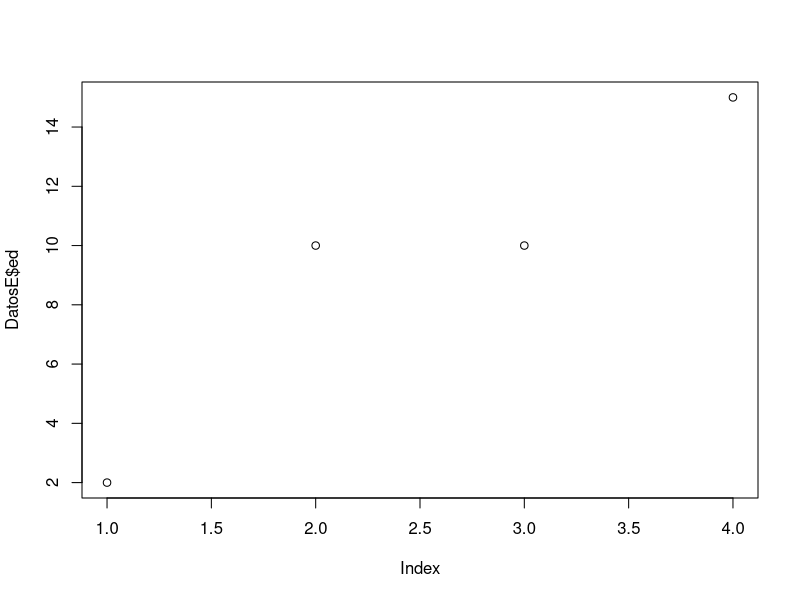
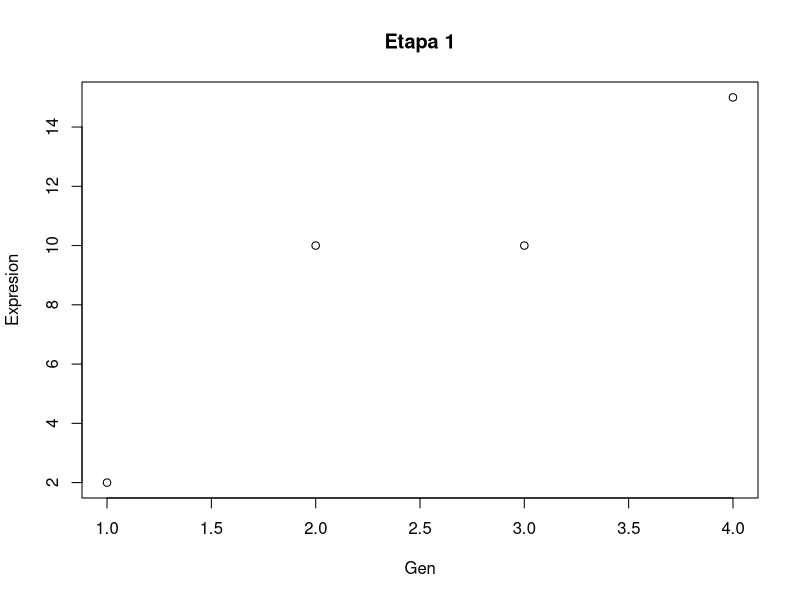
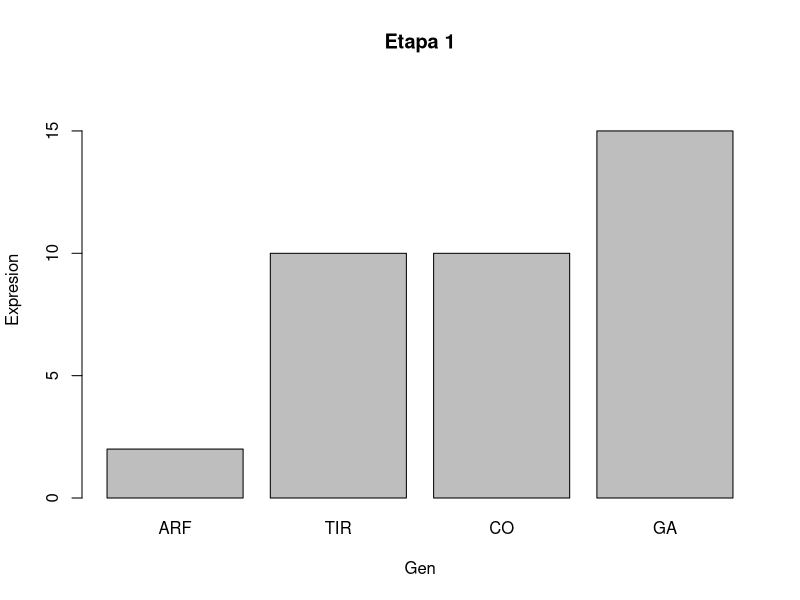
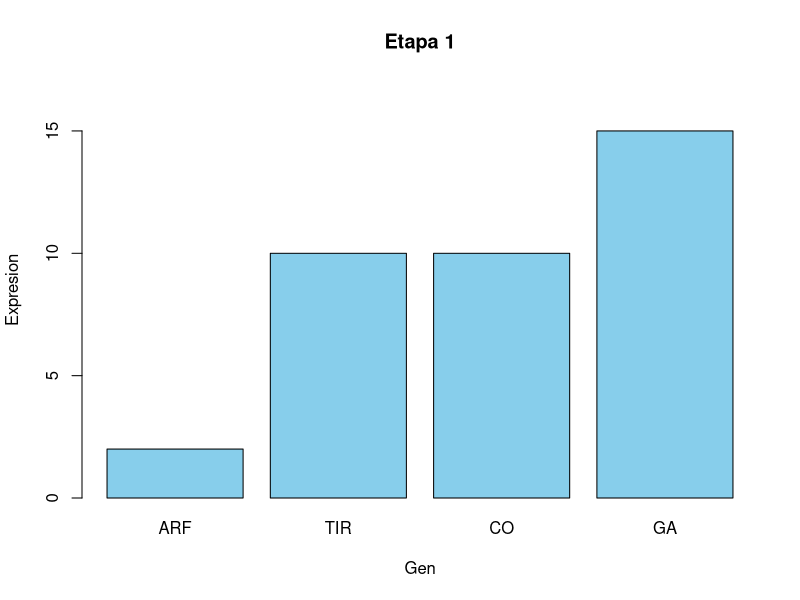
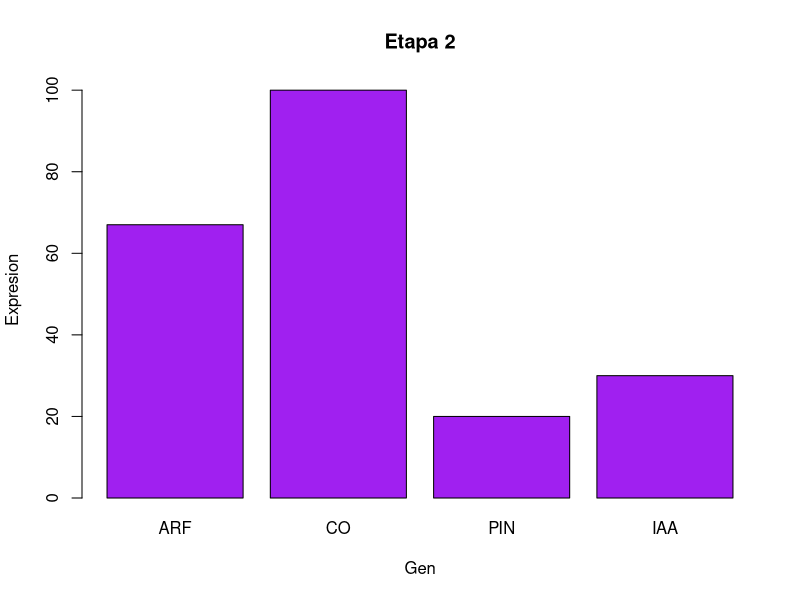
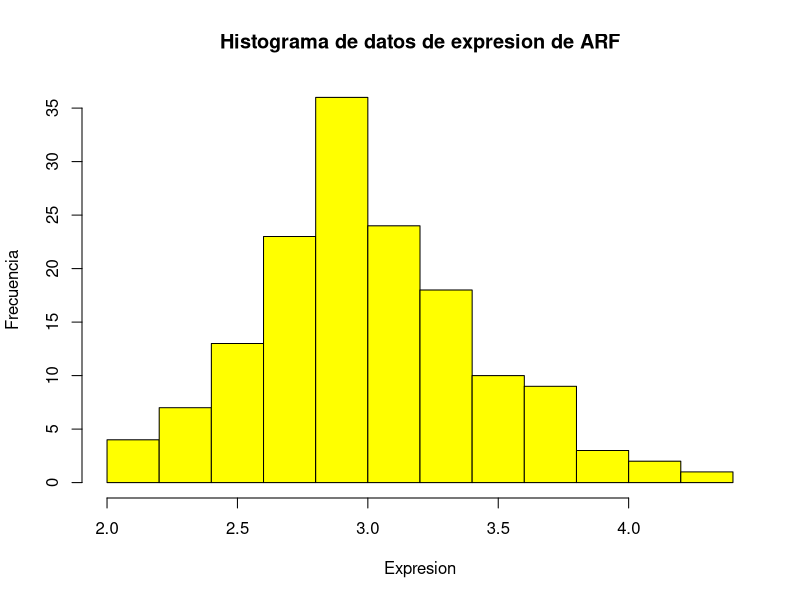
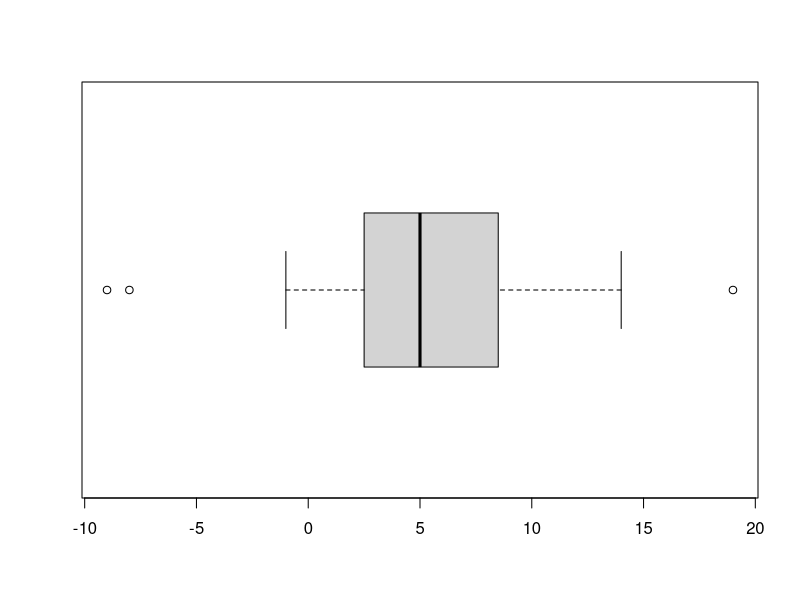
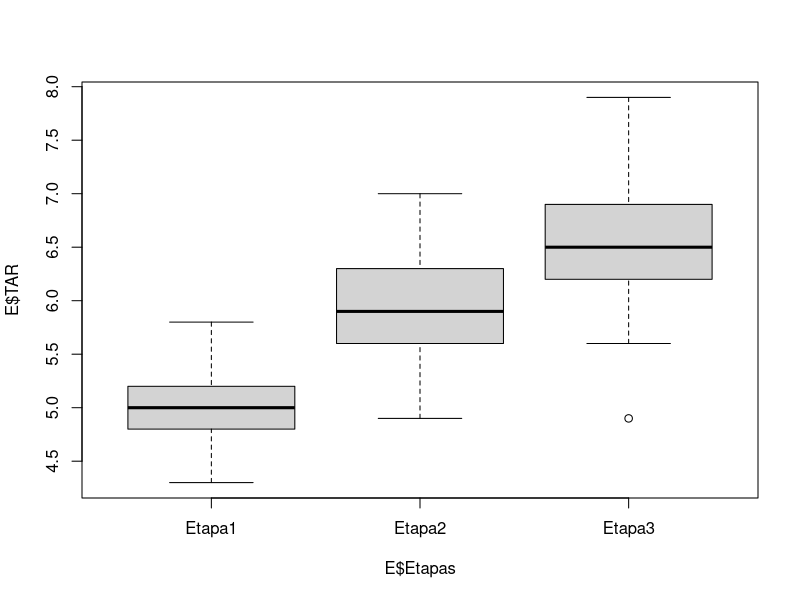

The R script that drew these images, in order:
######################################################
## Tema: Gráficos en R                              ##
## Autor: Olga Andrea Hernandez Miranda, Miranda H  ##
## Fecha: 06/06/2024                                ##
## Nota: Gráficos sencillos y complejos en R        ##
######################################################

#Creamos un data frame
DatosE <- data.frame(
  gen = c("ARF", "TIR", "CO", "GA"),
  ed = c(2,10,10,15)
)

DatosE

#Graficamos los datos con la función "plot()"
plot(DatosE$ed)

#Vamos a agregar los titulos de los ejes
plot(DatosE$ed,
     main = "Etapa 1", #titulo
     xlab = "Gen", #titulo eje x
     ylab = "Expresion") #titulo eje y


#Generamos graficas de barras con la función "barplot()".
barplot(DatosE$ed,
        names.arg = DatosE$gen, #agregamos el nombre de los genes
        main = "Etapa 1",
        xlab = "Gen",
        ylab = "Expresion",
        ylim = c(0, max(DatosE$ed) + 2) #el eje y va de 0 al maximo de la expresion
)

#Agregamos color
barplot(DatosE$ed,
        names.arg = DatosE$gen,
        main = "Etapa 1",
        xlab = "Gen",
        ylab = "Expresion",
        col = "skyblue",#color
        border = "black", #color del borde
        ylim = c(0, max(DatosE$ed) + 2) #Limite del eje y
)

directorio <- "C:/Users/andii/OneDrive/Documents/02Fun-R-transcript/data"
setwd(directorio)

DatosE2 <- read.table("U3_1.csv", sep = ",", header = T) #Se lee
DatosE2

barplot(DatosE2$ED,
        names.arg = DatosE2$Gen,#se grafica Gen
        main = "Etapa 2",
        xlab = "Gen",
        ylab = "Expresion",
        col = "purple",
        border = "black",
        ylim = c(0, max(DatosE2$ED) + 2)#limite del eje
)

#Cargamos base de datos de expresión genética
E <- read.table("U3_2.csv", sep = ",", header = T)
head(E)

#Generamos un histograma con la función "hist()"
hist(E$ARF,
     main="Histograma de datos de expresion de ARF",
     xlab="Expresion", ylab="Frecuencia", 
     col="yellow"
)

#Generamos un vector para grafcarlo con la función "boxplot()".
TAR <- c(8, 5, 14, -9, 19, 12, 3, 9, 7, 4,
         4, 6, 8, 12, -8, 2, 0, -1, 5, 3)

#Graficamos el vector
boxplot(TAR,
        horizontal = T)

#Utilizamos los datos del archivo U3_2.csv para crear diagramas de cajas y bigotes.
#Si el conjunto de datos tiene una variable categórica que contiene grupos,
#puedes crear un diagrama de caja especificando la fórmula
#(variable_continua \~ variable_categorica).

#Vemos los datos
head(E)

boxplot(E$TAR~ E$Etapas) #columnas

#Agregamos color y titulos
boxplot(E$TAR~ E$Etapas,#agregamos todas las columnas que vamos a graficar
        main="Diagramas de caja",#titulo
        xlab="Genes",#titulo x
        ylab="Expresion de TAR",
        col=c("red", "blue", "orange")#colores
)

#Iniciamos instalando la librería "ggplot2" y cargandola para después 
#visualizar los datos del archivo U3_1.csv que guardamos en 
#la variable (objeto) DatosE2
#install.packages("ggplot2")
library(ggplot2)
head(DatosE2) 

#Gráfico de barras
ggplot(DatosE2,aes(x = Gen, y = ED)) + #Indicamos los datos y ejes
  geom_bar(stat = 'identity') #Indicamos la geometria (como se posicionará)

#Cambiamos las barras a color morado transparente y tema clasico
ggplot(DatosE2, aes(x = Gen, y = ED)) + # Indicamos los datos y ejes
  geom_bar(stat = 'identity', fill = "purple3", alpha = 0.7) + # Indicamos la geometría y color
  theme_classic() # Aplicamos el tema clásico

#Para personalizar paletas de colores
colores <- c("blue", "red", "green3", "orange2")

ggplot(DatosE2, aes(x = Gen, y = ED, fill = Gen)) +
  geom_bar(stat = 'identity', alpha = 0.7, width = 0.5) + #geometría, transparencia y ancho de las barras
  theme_classic() + # Aplicamos el tema clásico
  scale_fill_manual(values = colores)  # Asignamos los colores manualmente

#Paleta de colores con código
colores2 <- c("#00FFC3", "#7A00FF", "#FFCF00", "#FF5733") 

ggplot(DatosE2, aes(x = Gen, y = ED, fill = Gen)) +
  geom_bar(stat = 'identity', alpha = 0.7, width = 0.5) +
  theme_classic() +
  scale_fill_manual(values = colores2)

#Para colocar las barras horizontalmente sólo movemos el orden de los ejes x y y
ggplot(DatosE2, aes(x = ED, y = Gen, fill = Gen)) + 
  geom_bar(stat = 'identity', alpha = 0.7, width = 0.4) + 
  theme_classic() +
  scale_fill_manual(values = colores2)

#Para crear un histograma de la frecuencia de espresión que tiene el gen TAR
#Primero vemos los datos guardados en la variable (objeto E) y graficamos
#la columna TAR

head(E)

ggplot(E, aes(x = TAR)) + #variable (objeto E), columna TAR
  geom_histogram(fill = "blue", bins = 20, alpha = 0.7) +  #geometria histograma, tamaño barra
  labs(x = "TAR", y = "Frecuencia") +
  theme_minimal()

#Difereciar datos que pertenecen a cada etapa del desarrollo
ggplot(E, aes(x = TAR, fill = Etapas)) + #Separar datos por etapa
  geom_histogram(bins = 20) +
  labs(x = "TAR", y = "Frecuencia") +
  theme_minimal ()

#Para graficar datos de cada etapa por separado
ggplot(E, aes(x = TAR, fill = Etapas)) +
  geom_histogram(bins = 15, alpha = 0.7) +
  labs(x = "TAR", y = "Frecuencia") +
  facet_wrap(~ Etapas) + #Graficar Etapas por separado
  scale_fill_manual(values = c("#00FFC3", "#7A00FF", "#FFCF00")) +
  theme_light()


#Boxplot
ggplot(data = E, aes(x = Etapas, y = TAR, fill = Etapas)) +
  geom_boxplot(alpha = 0.7) +  # Añadir cajas con transparencia
  scale_fill_manual(values = c("#00FFC3", "#7A00FF", "#FFCF00")) +
  theme_minimal()

#--Aplicación--

#Vamos a utilizar los datos de Expresion del gen TAR y optener el promedio y desviación
#estandar de la expresión genética por etapa 

#Instalamos la librería "dplyer"si se requiere y la cargamos
#install.packages("dplyr")
library(dplyr)

# Calcular el promedio y la desviación estándar con dplyr
resumen_E <- E %>% #Especificamos donde se va a guardar
  group_by(Etapas) %>% #Agrupamos por etapas
  summarise(Expresion_promedio = mean(TAR), DE = sd(TAR)) #calculamos promedio y desviación

resumen_E #vemos la variable

# Definir los colores para cada especie
colores <- c("#00FFC3", "#7A00FF", "#FFCF00")

#Grafica de barras con barras de error
ggplot(resumen_E, aes(x = Etapas, y = Expresion_promedio, fill = Etapas)) +
  geom_bar(stat = "identity", alpha = 0.7, width = 0.5) +
  geom_errorbar(aes(ymin = Expresion_promedio - DE,
                    ymax = Expresion_promedio + DE),
                width = 0.1, color = "black",
                position = position_dodge(0.9), size = 0.5) + #datos de la barra de error
  scale_fill_manual(values = colores) +  # colores
  labs(x = "Etapas", y = "Expresion promedio") +
  theme_classic()

#Agregar recta de regresión lineal 
E #vemos a la variable (objeto) E

ggplot(data = E, mapping = aes(x = CO, y = GA)) + #mapeamos los datos
  geom_point(aes(color = Etapas)) + #Diferenciamos con puntos entre etapas
  geom_smooth(method = "lm") + #Utilizamos el método de regresión llineal 
  theme_classic()

#Tambien podemos separar los datos de cada etapa
ggplot(data = E, mapping = aes(x = CO, y = GA)) + #mapeamos los datos
  geom_point(aes(color = Etapas)) + #Diferenciamos con puntos entre etapas
  geom_smooth(method = "lm") +
  facet_wrap(~Etapas) + #separamos datos por etapa
  theme_bw()

# Exportar el gráfico en jpg y con 300 dpi
ggsave("U3_plot21v2.jpg", width = 25, height = 14, units = c("cm"), dpi = 300)

# Exportar en otro formato, tiff, png, pdf solo hay que cambiarlo en el nombre
ggsave("U3_plot21v3.tiff", width = 25, height = 14, units = c("cm"), dpi = 300)


